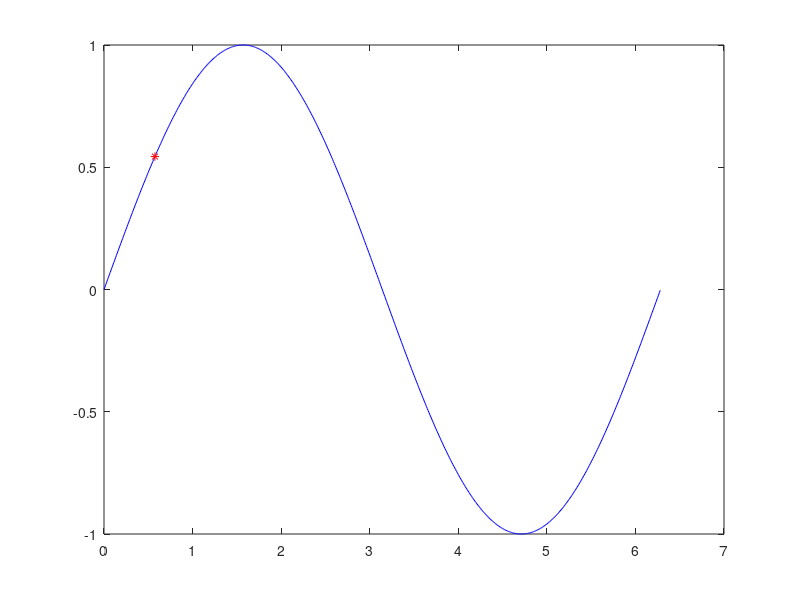

Write the MATLAB code that produced this figure.
tstart = tic
tcurrent = toc(tstart)

s = 0:0.01:2*pi;
x = 0;
y = sin(x);

axis([0 2*pi -1.5 1.5])

while tcurrent < 10
    cla
	tcurrent = toc(tstart);
    x = x + 0.005;
    
    if x >= 2*pi
        x = 0;
    end
    
    y = sin(s);
    
    plot(s, y, 'b');
    drawnow
    
    y = sin(x);
    
    axis manual
    hold on
    plot(x,y,'r:*'); %xlim([0 2*pi]); ylim([-1.5 1.5])
        
	drawnow
    hold on
end